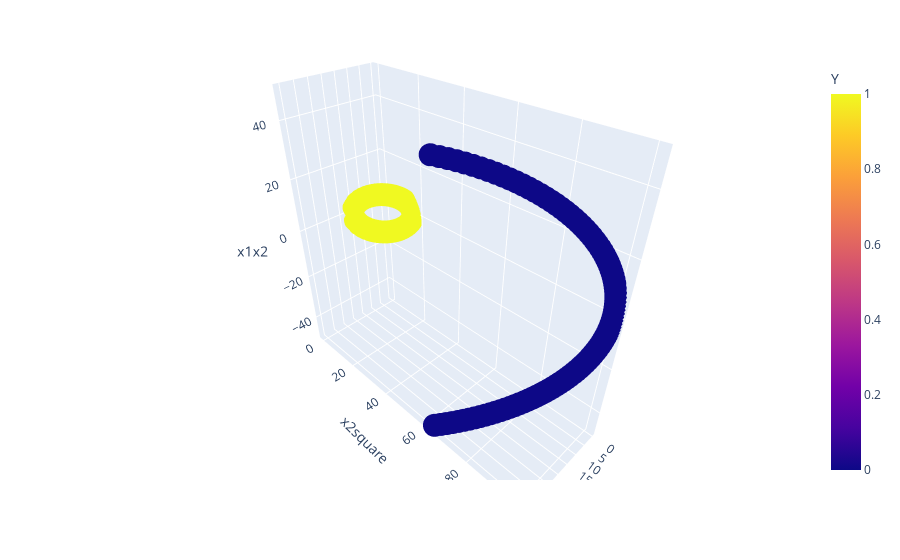

The notebook cell this image was saved under:
### Code cell
fig = px.scatter_3d(df1, x = 'x1square', y='x2square', z = 'x1x2', color = 'Y')
fig.show()

### Figure 1 — Plotly figure (JSON) as saved in the notebook; plotly's stock layout.template omitted (floating-point values rounded to 4 significant figures; data arrays with more than 128 entries replaced by an {"elided": "..."} marker saying what was removed)
{"data": [{"hovertemplate": "x1square=%{x}<br>x2square=%{y}<br>x1x2=%{z}<br>Y=%{marker.color}<extra></extra>", "legendgroup": "", "marker": {"color": {"elided": "332 int values"}, "coloraxis": "coloraxis", "symbol": "circle"}, "mode": "markers", "name": "", "scene": "scene", "showlegend": false, "type": "scatter3d", "x": {"elided": "332 float values"}, "y": {"elided": "332 float values"}, "z": {"elided": "332 float values"}}], "layout": {"coloraxis": {"colorbar": {"title": {"text": "Y"}}, "colorscale": [[0, "#0d0887"], [0.1111, "#46039f"], [0.2222, "#7201a8"], [0.3333, "#9c179e"], [0.4444, "#bd3786"], [0.5556, "#d8576b"], [0.6667, "#ed7953"], [0.7778, "#fb9f3a"], [0.8889, "#fdca26"], [1, "#f0f921"]]}, "legend": {"tracegroupgap": 0}, "margin": {"t": 60}, "scene": {"domain": {"x": [0, 1], "y": [0, 1]}, "xaxis": {"title": {"text": "x1square"}}, "yaxis": {"title": {"text": "x2square"}}, "zaxis": {"title": {"text": "x1x2"}}}}}
